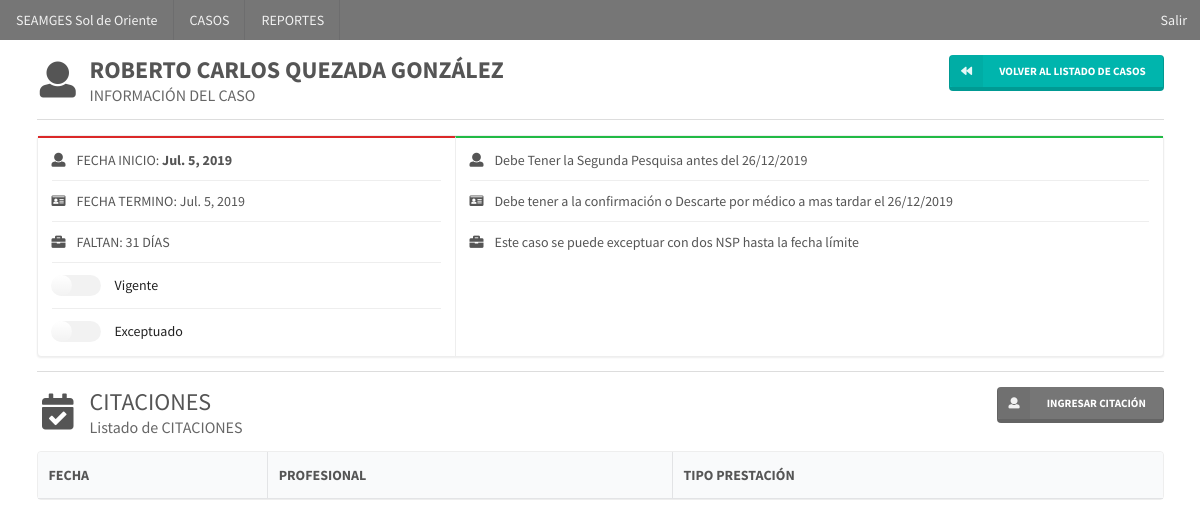
The page /casos/40/ (signed in) on the database its author committed.
### casos/models.py (models this page shows)
class Caso(models.Model):
    paciente = models.ForeignKey(Paciente, on_delete=models.CASCADE, verbose_name="Paciente")
    patologia = models.ForeignKey(Patologia, on_delete=models.CASCADE, verbose_name="Patología")
    establecimiento = models.ForeignKey(Establecimiento, on_delete=models.CASCADE,  verbose_name="Establecimiento Responsable")
    fecha_inicio = models.DateField(verbose_name="Fecha Inicio")
    fecha_limite = models.DateField(verbose_name="Fecha Límite")
    observacion = models.TextField(verbose_name='Observación')
    vigente = models.BooleanField(verbose_name='Caso Vigente', default=True)
    exceptuado = models.BooleanField(verbose_name='Caso Exceptuado', default=False)
    created = models.DateTimeField(auto_now_add=True, verbose_name="Fecha de creación")
    updated = models.DateTimeField(auto_now=True, verbose_name="Fecha de edición")
    class Meta:
        verbose_name = "Caso"
        verbose_name_plural = "Casos"
        ordering = ['fecha_limite']

### pacientes/models.py (models this page shows, shortened)
class Paciente(models.Model):
    run = models.CharField(max_length=200, verbose_name="RUN", unique=True)
    dv = models.CharField(max_length=1, verbose_name="Dígito Verificador")
    nombres = models.CharField(max_length=50, verbose_name="Nombres")
    apellidos = models.CharField(max_length=50, verbose_name="Apellidos")
    activo = models.BooleanField(default=True, verbose_name="Activo")
    created = models.DateTimeField(auto_now_add=True, verbose_name="Fecha de creación")
    updated = models.DateTimeField(auto_now=True, verbose_name="Fecha de edición")
    class Meta:
        verbose_name = "Paciente"
        verbose_name_plural = "Pacientes"
        ordering = ['-created']

### casos/views.py (the view)
# urls.py: path('<int:pk>/', CasoDetailView.as_view(), name='caso'),
@method_decorator(staff_member_required, name='dispatch')
class CasoDetailView(DetailView):
    model = Caso
    def get_context_data(self, **kwargs):
        context = super(CasoDetailView, self).get_context_data(**kwargs)
        citaciones_listado = Citacion.objects.filter(caso_id=self.object.id)
        context['citaciones_listado'] = citaciones_listado
        return context

### casos/templates/casos/caso_detail.html (shortened to what this page needs)
{% extends 'core/base.html' %}
{% load static %}
{% block content %}
<div>
        <h2 class="ui header floated left">
            <i class="icon user"></i>
            <div class="content"><strong>{{ caso.paciente.nombres}} {{caso.paciente.apellidos}}</strong>
                <div class="sub header">INFORMACIÓN DEL CASO</div>
            </div>
        </h2>
        <a class="ui right floated small teal labeled icon button"
               data-tooltip="Ingresar un nuevo caso"
               data-inverted=""
               data-position="bottom center"
               href="{% url 'casos:casos' %}">
                <i class="backward icon"></i>
                VOLVER AL LISTADO DE CASOS
            </a>
        <div class="ui divider clearing"></div>
        <div class="ui horizontal raised segments">
            <div class="ui red segment">
                <div class="ui list divided very relaxed">
                    <div class="item">
                        <i class="user icon"></i>
                        <div class="content">FECHA INICIO: <strong>{{caso.fecha_inicio}}</strong></div>
                    </div>
                    <div class="item">
                        <i class="id card icon"></i>
                        <div class="content">FECHA TERMINO: {{caso.fecha_inicio}}</div>
                    </div>
                    <div class="item">
                        <i class="briefcase icon"></i>
                        <div class="content">FALTAN: 31 DÍAS</div>
                    </div>
                    <div class="item">
                        <div class="ui toggle checkbox">
                        <input name="public" type="checkbox" tabindex="0" ><label>Vigente</label>
                        </div>
                    </div>
                    <div class="item">
                        <div class="ui toggle checkbox">
                        <input name="public" type="checkbox" tabindex="0" ><label>Exceptuado</label>
                        </div>
                    </div>
                </div>
            </div>
            <div class="ui green segment">
                <div class="ui animated list divided very relaxed">
                    <div class="item">
                        <i class="user icon"></i>
                        <div class="content">Debe Tener la Segunda Pesquisa antes del 26/12/2019</div>
                    </div>
                    <div class="item">
                        <i class="id card icon"></i>
                        <div class="content">Debe tener a la confirmación o Descarte por médico a mas tardar el 26/12/2019</div>
                    </div>
                    <div class="item">
                        <i class="briefcase icon"></i>
                        <div class="content">Este caso se puede exceptuar con dos NSP hasta la fecha límite</div>
                    </div>
                </div>
            </div>
        </div>
        <div class="ui divider clearing"></div>
        <h2 class="ui header floated left">
            <i class="calendar check outline icon"></i>
            <div class="content">CITACIONES
                <div class="sub header">Listado de CITACIONES</div>
            </div>
        </h2>
            <a class="ui right floated small grey labeled icon button"
               data-tooltip="Ingresar un citacion"
               data-inverted=""
               data-position="bottom center"
               href="{% url 'citaciones:create' caso.id %}">
                <i class="user icon"></i>
                INGRESAR CITACIÓN
            </a>
        <table class="ui celled table bordered striped">
            <thead>
            <tr>
                <th>FECHA</th>
                <th>PROFESIONAL</th>
                <th>TIPO PRESTACIÓN</th>
            </tr>
            </thead>
        </table>
    </div>
{% endblock content %}

### rows shown on the page
Caso: paciente.nombres "ROBERTO CARLOS", paciente.apellidos "QUEZADA GONZÁLEZ", fecha_inicio "Jul. 5, 2019"
